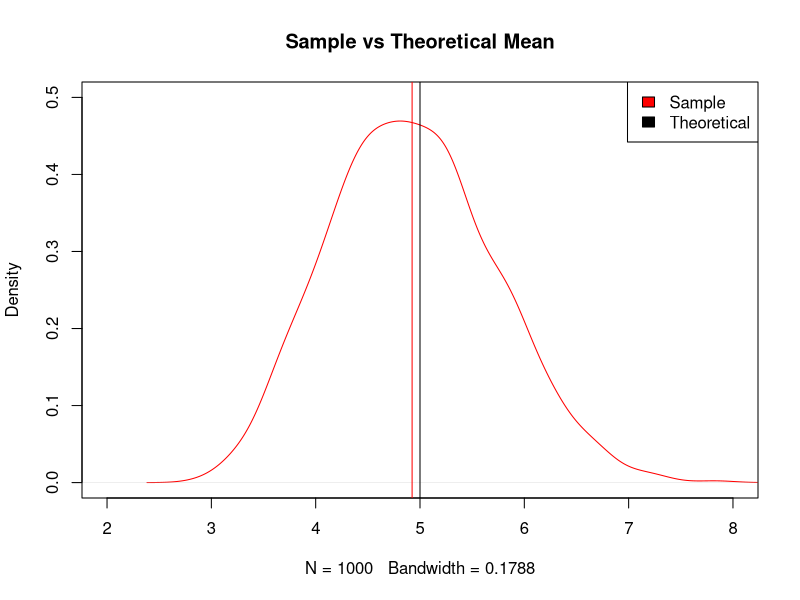
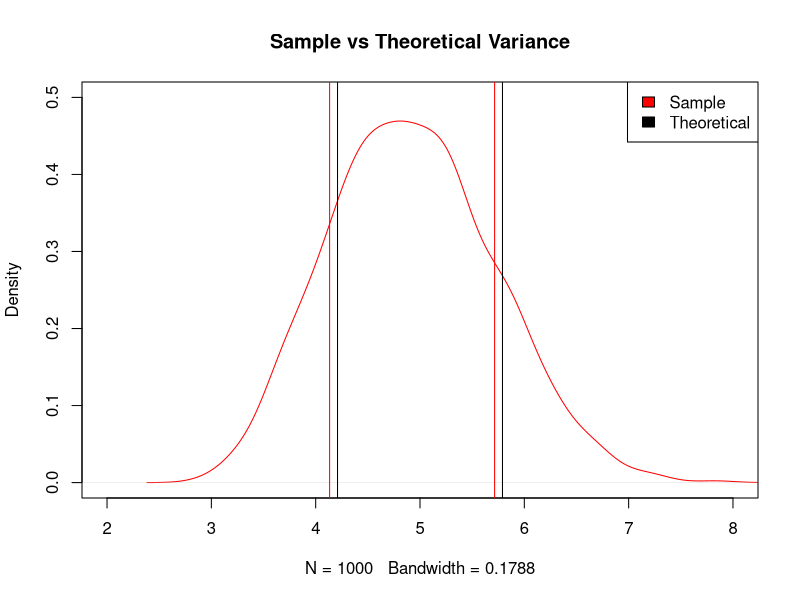
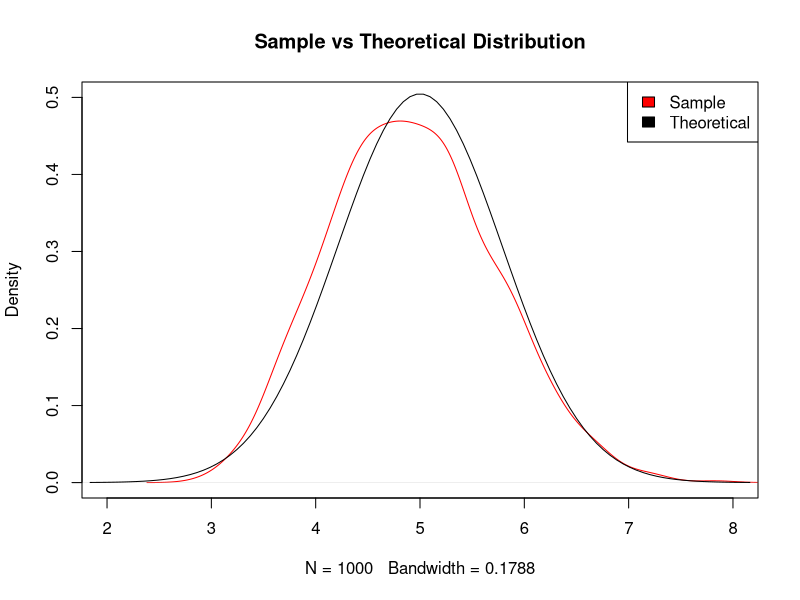

Here is the R script that generated these plots, in order:
## ---- chunk 1
lambda <- 0.2; n_sample <- 40; n_simulations <- 1000
exp_means <- NULL
for (i in 1 : n_simulations)
    exp_means <- c(exp_means, mean(rexp(n = n_sample, rate = lambda)))
## ---- chunk 2
theo_mean <- 1/lambda

plot(density(exp_means), col = "red", xlim = c(2,8), ylim = c(0,0.5),
     main = "Sample vs Theoretical Mean")
abline(v = mean(exp_means), col = "red")
abline(v = theo_mean, col = "black")
legend("topright", legend = c("Sample", "Theoretical"), fill = c("red", "black"))
## ---- chunk 3
theo_sd <- 1/sqrt(n_sample) * 1/lambda

x <- theo_mean + seq(-4, 4, length = 100) * theo_sd
y <- dnorm(x, theo_mean, theo_sd)

plot(density(exp_means), col = "red", xlim = c(2,8), ylim = c(0,0.5),
     main = "Sample vs Theoretical Variance")
abline(v = mean(exp_means)+c(-1,1)*sd(exp_means), col = "red")
abline(v = theo_mean+c(-1,1)*theo_sd, col = "black")
legend("topright", legend = c("Sample", "Theoretical"), fill = c("red", "black"))
## ---- chunk 4
x <- theo_mean + seq(-4, 4, length = 100) * theo_sd
y <- dnorm(x, theo_mean, theo_sd)

plot(density(exp_means), col = "red", xlim = c(2,8), ylim = c(0,0.5),
     main = "Sample vs Theoretical Distribution")
lines(x, y, col = "black")
legend("topright", legend = c("Sample", "Theoretical"), fill = c("red", "black"))
